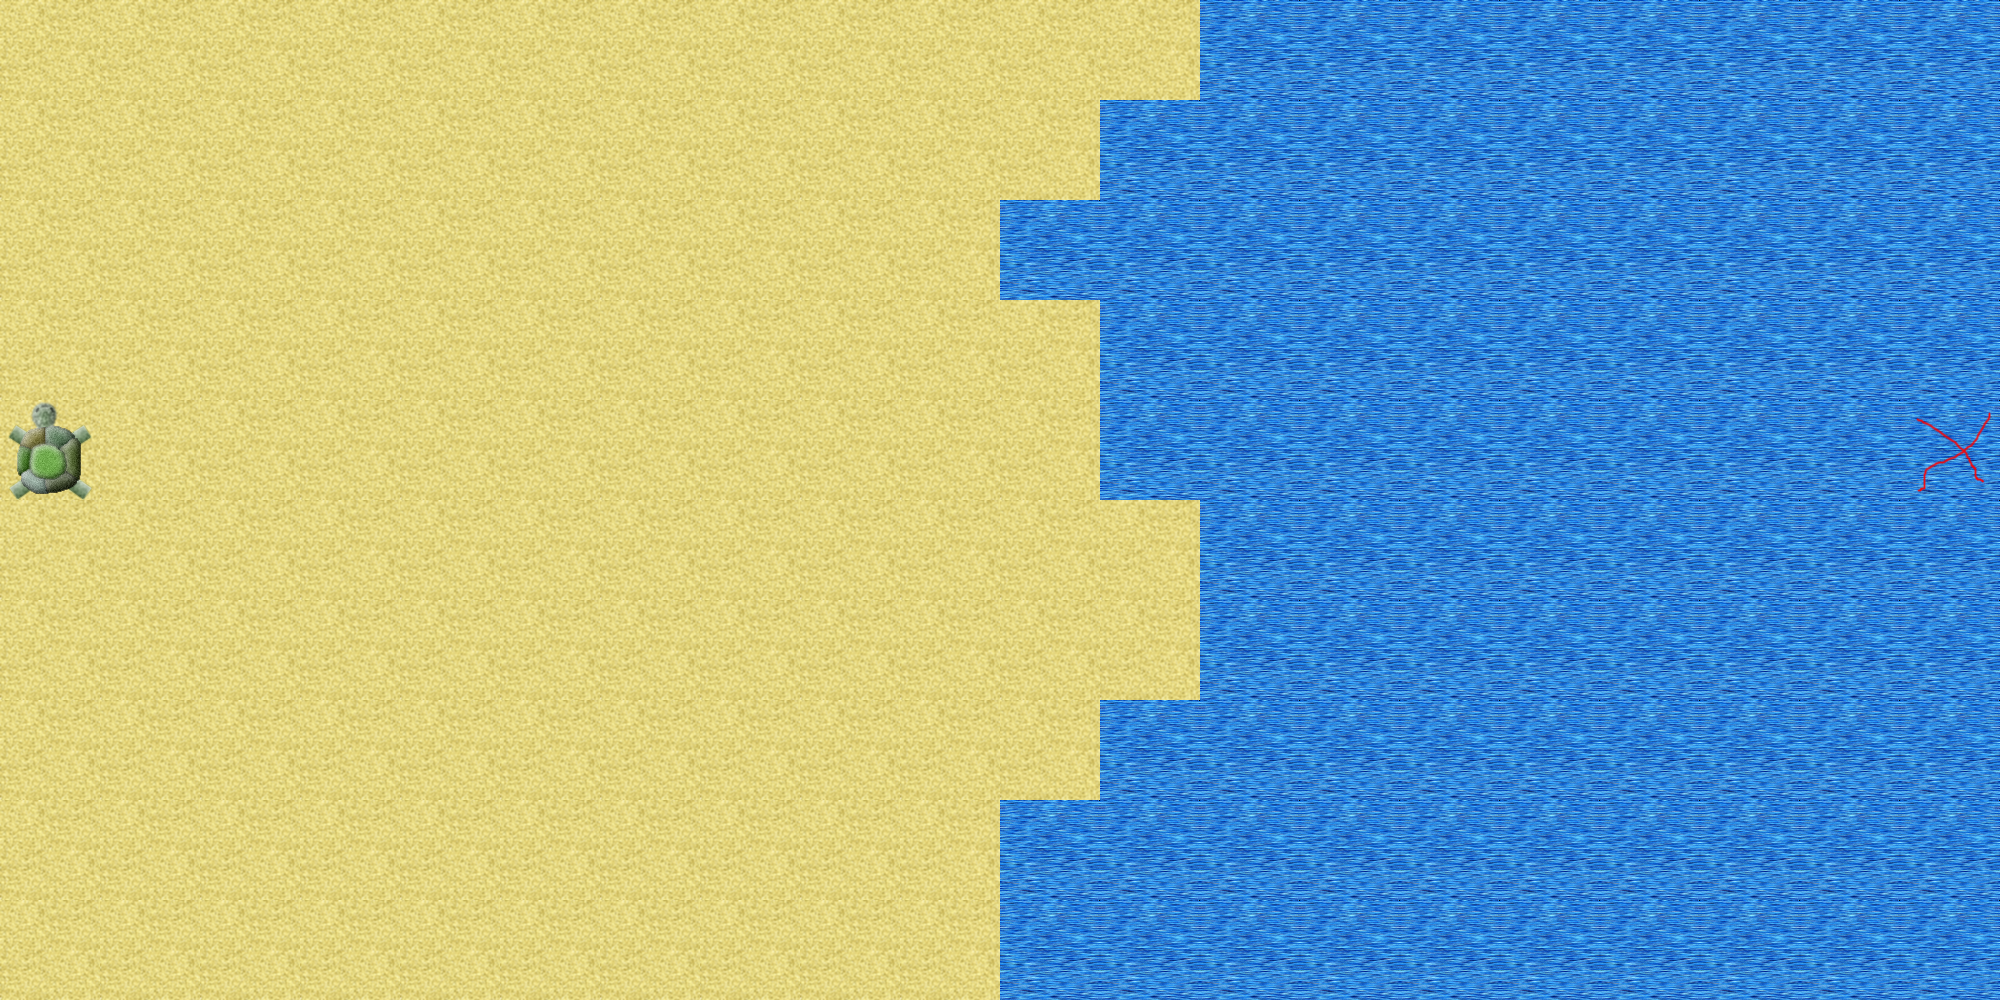

This game map was drawn from its Tiled (.tmx) file and the tilesets committed beside it. A one-line description and the full map source follow:
An orthogonal 20x10 tile map with 100x100 px tiles, 2 tile layers (Cells, Actors).

<map version="1.0" orientation="orthogonal" renderorder="right-down" width="20" height="10" tilewidth="100" tileheight="100" nextobjectid="1">
 <properties>
  <property name="FoodReq" value="8" />
  <property name="Name" value="The Mission" />
  <property name="TimeLimit" value="-1" />
 </properties>
 <tileset firstgid="1" name="tileset" tilewidth="100" tileheight="100">
  <image source="tileset.png" width="1600" height="1600" />
 </tileset>
 <layer name="Cells" width="20" height="10">
  <properties>
   <property name="Type" value="Cell" />
  </properties>
  <data encoding="csv">
27,27,27,27,27,27,27,27,27,27,27,27,13,13,13,13,13,13,13,13,
27,27,27,27,27,27,27,27,27,27,27,13,13,13,13,13,13,13,13,13,
27,27,27,27,27,27,27,27,27,27,13,13,13,13,13,13,13,13,13,13,
27,27,27,27,27,27,27,27,27,27,27,13,13,13,13,13,13,13,13,13,
27,27,27,27,27,27,27,27,27,27,27,13,13,13,13,13,13,13,13,18,
27,27,27,27,27,27,27,27,27,27,27,27,13,13,13,13,13,13,13,13,
27,27,27,27,27,27,27,27,27,27,27,27,13,13,13,13,13,13,13,13,
27,27,27,27,27,27,27,27,27,27,27,13,13,13,13,13,13,13,13,13,
27,27,27,27,27,27,27,27,27,27,13,13,13,13,13,13,13,13,13,13,
27,27,27,27,27,27,27,27,27,27,13,13,13,13,13,13,13,13,13,13
</data>
  <tileproperties />
 </layer>
 <layer name="Actors" width="20" height="10">
  <properties>
   <property name="Type" value="Actor" />
  </properties>
  <data encoding="csv">
0,0,0,0,0,0,0,0,0,0,0,0,0,0,0,0,0,0,0,0,
0,0,0,0,0,0,0,0,0,0,0,0,0,0,0,0,0,0,0,0,
0,0,0,0,0,0,0,0,0,0,0,0,0,0,0,0,0,0,0,0,
0,0,0,0,0,0,0,0,0,0,0,0,0,0,0,0,0,0,0,0,
41,56,0,0,0,0,0,0,0,0,56,0,0,0,0,56,0,0,56,0,
0,0,0,0,0,0,0,0,0,0,0,0,0,0,0,0,0,0,0,0,
0,0,0,0,0,0,0,0,0,0,0,0,0,0,0,0,0,0,0,0,
0,0,0,0,0,0,0,0,0,0,0,0,0,0,0,55,0,0,0,0,
0,0,0,0,0,0,0,0,0,0,0,0,0,0,55,55,55,0,0,0,
0,0,0,0,0,0,0,0,0,0,0,0,0,55,55,56,55,55,0,0
</data>
  <tileproperties>
   <tile x="1" y="4">
    <properties>
     <property name="message" value="string:Welcome to Mission Turtle: The Rescue, the first release in a series of fun top-down strategic games that require your strongest wits to reach the exit. Your mission, should you choose to accept it, is to rescue the turtle from its hostile environment and lead it to safety. You will have to use your best wits to avoid being snacked or overrun by your opponents! Let's go! Continue forward." />
    </properties>
   </tile>
   <tile x="10" y="4">
    <properties>
     <property name="message" value="string:You have reached the sea! For the most part the waters are safe for you. Hop in!" />
    </properties>
   </tile>
   <tile x="15" y="4">
    <properties>
     <property name="message" value="string:You will have to collect enough food before exiting. On your screen in your lower right corner is your time and the amount of food required. Go down to collect them!" />
    </properties>
   </tile>
   <tile x="18" y="4">
    <properties>
     <property name="message" value="string:Congratuations! You have reached the exit! Make sure you collect all the food first!" />
    </properties>
   </tile>
   <tile x="15" y="9">
    <properties>
     <property name="message" value="string:Nice stuff! Just the right mix of seaweed and fish, with some grain on the side!" />
    </properties>
   </tile>
  </tileproperties>
 </layer>
</map>